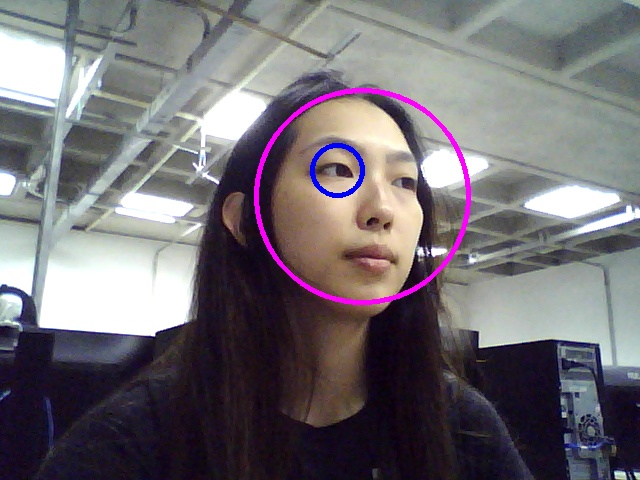
//> input picture Labs/lab07/lab7_2/captured_image_0.jpg, 640 x 480 px, given in place of the camera
$ ./lab7   (built with g++ and OpenCV 4)
//> lines starting //> are read from the running program, lines starting //| are printed output that depends on the picture; after the words box and inside, x2 and y2 are one past the last pixel; in counts of white or black regions, pixels touching at a corner belong together
//> further down, frame is the input picture: 480 rows x 640 cols, CV_8UC3; mean B, G, R 114.6, 109.2, 114
#include <opencv2/opencv.hpp>
#include <opencv2/objdetect.hpp>
#include <iostream>

void detectAndDisplay(cv::Mat& frame, cv::CascadeClassifier& cascade) {
    std::vector<cv::Rect> objects;
    cv::Mat frameGray;

    // Converter para escala de cinza para melhor desempenho
    cv::cvtColor(frame, frameGray, cv::COLOR_BGR2GRAY);
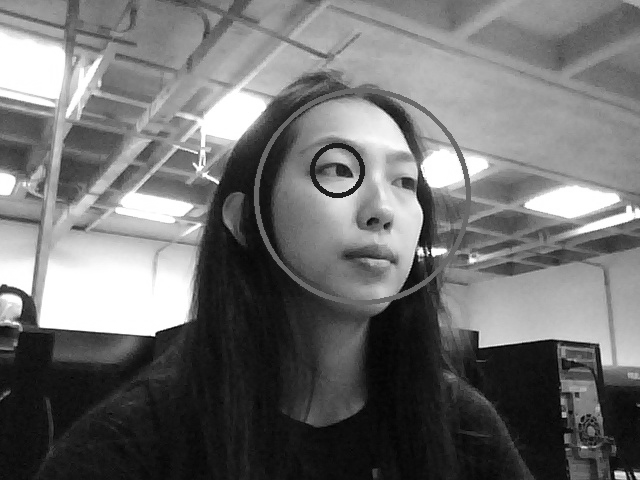
//> frameGray: 480 rows x 640 cols, CV_8UC1; min 2, max 255, mean 111.2
    cv::equalizeHist(frameGray, frameGray);
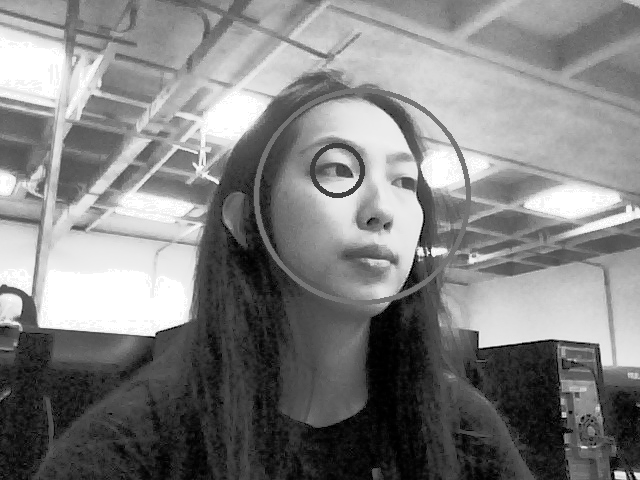
//> frameGray: 480 rows x 640 cols, CV_8UC1; min 0, max 255, mean 128.6

    // Detectar objetos (rostos, dependendo do Haarcascade usado)
    cascade.detectMultiScale(frameGray, objects, 1.1, 3, 0 | cv::CASCADE_SCALE_IMAGE, cv::Size(30, 30));
//> objects = 2 Rects (x, y, width, height): [553, 382, 38, 38], [264, 100, 200, 200]

    // Desenhar retângulos ao redor dos objetos detectados
    for (const auto& obj : objects) {
        cv::rectangle(frame, obj, cv::Scalar(255, 0, 0), 2); // Azul para detecção
    }
//> this loop made 2 passes
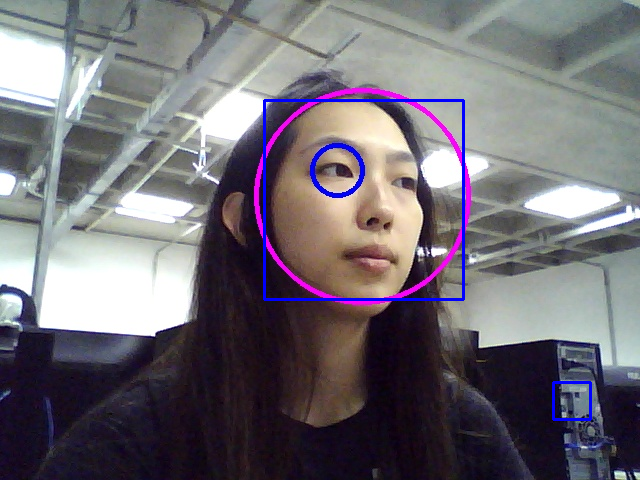
//> frame: 480 rows x 640 cols, CV_8UC3; 0.92% of pixels changed, all inside (x1, y1, x2, y2) = (263, 99, 592, 421)

    // Exibir a imagem com as detecções em tempo real
    cv::imshow("Detecção ao Vivo", frame);
}

int main() {
    // Carregar o modelo Haarcascade
    std::string cascadePath = "haarcascade_frontalface_default.xml"; // Substitua pelo modelo desejado
    cv::CascadeClassifier cascade;
    if (!cascade.load(cascadePath)) {
        std::cerr << "Erro ao carregar o modelo Haarcascade!" << std::endl;
        return -1;
    }

    // Abrir a webcam
    cv::VideoCapture capture(0); // '0' se refere à webcam padrão
    if (!capture.isOpened()) {
        std::cerr << "Erro ao acessar a webcam!" << std::endl;
        return -1;
    }

    std::cout << "Pressione 's' para salvar uma imagem ou 'q' para sair." << std::endl;

    cv::Mat frame;
    while (capture.read(frame)) {
        // Detectar e exibir objetos na janela ao vivo
        detectAndDisplay(frame, cascade);

        // Esperar por uma tecla
        char key = cv::waitKey(30);
//> the 'q' key is pressed
        if (key == 's') {
            // Salvar a imagem com as detecções
            static int savedCount = 0;
            std::string filename = "detected_" + std::to_string(savedCount++) + ".jpg";
            cv::imwrite(filename, frame);
            std::cout << "Imagem salva: " << filename << std::endl;
        } else if (key == 'q') {
            // Encerrar o programa
            break;
        }
    }

    return 0;
}
